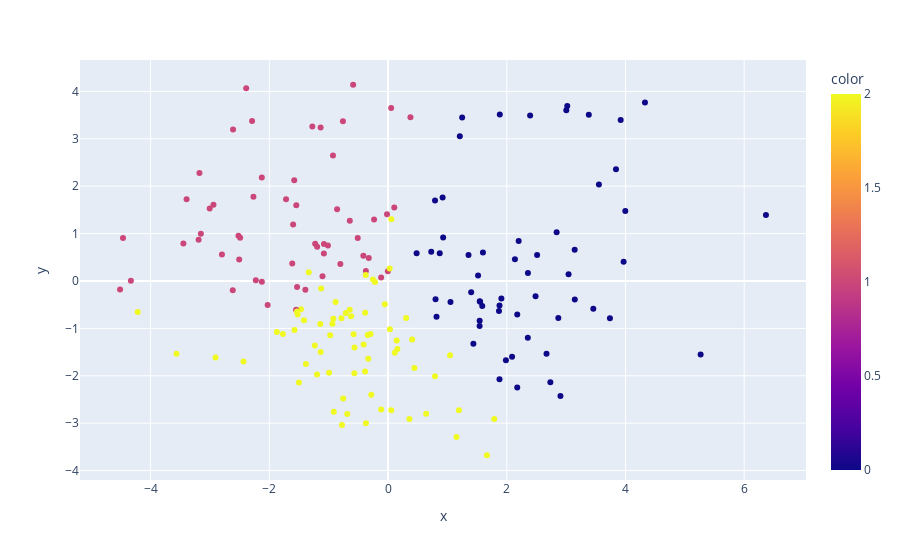

The notebook cell this image was saved under:
### Code cell
df1 = components
fig = px.scatter(df1, x=df1[:,0], y=df1[:,1], color = kmeans.labels_, hover_name = df_pca.dog)
fig.show()

### Figure 1 — Plotly figure (JSON) as saved in the notebook; plotly's stock layout.template omitted (floating-point values rounded to 4 significant figures; data arrays with more than 128 entries replaced by an {"elided": "..."} marker saying what was removed)
{"data": [{"hovertemplate": "<b>%{hovertext}</b><br><br>x=%{x}<br>y=%{y}<br>color=%{marker.color}<extra></extra>", "hovertext": {"elided": "180 str values"}, "legendgroup": "", "marker": {"color": {"elided": "180 int values"}, "coloraxis": "coloraxis", "symbol": "circle"}, "mode": "markers", "name": "", "orientation": "v", "showlegend": false, "type": "scatter", "x": {"elided": "180 float values"}, "xaxis": "x", "y": {"elided": "180 float values"}, "yaxis": "y"}], "layout": {"coloraxis": {"colorbar": {"title": {"text": "color"}}, "colorscale": [[0, "#0d0887"], [0.1111, "#46039f"], [0.2222, "#7201a8"], [0.3333, "#9c179e"], [0.4444, "#bd3786"], [0.5556, "#d8576b"], [0.6667, "#ed7953"], [0.7778, "#fb9f3a"], [0.8889, "#fdca26"], [1, "#f0f921"]]}, "legend": {"tracegroupgap": 0}, "margin": {"t": 60}, "xaxis": {"anchor": "y", "domain": [0, 1], "title": {"text": "x"}}, "yaxis": {"anchor": "x", "domain": [0, 1], "title": {"text": "y"}}}}
